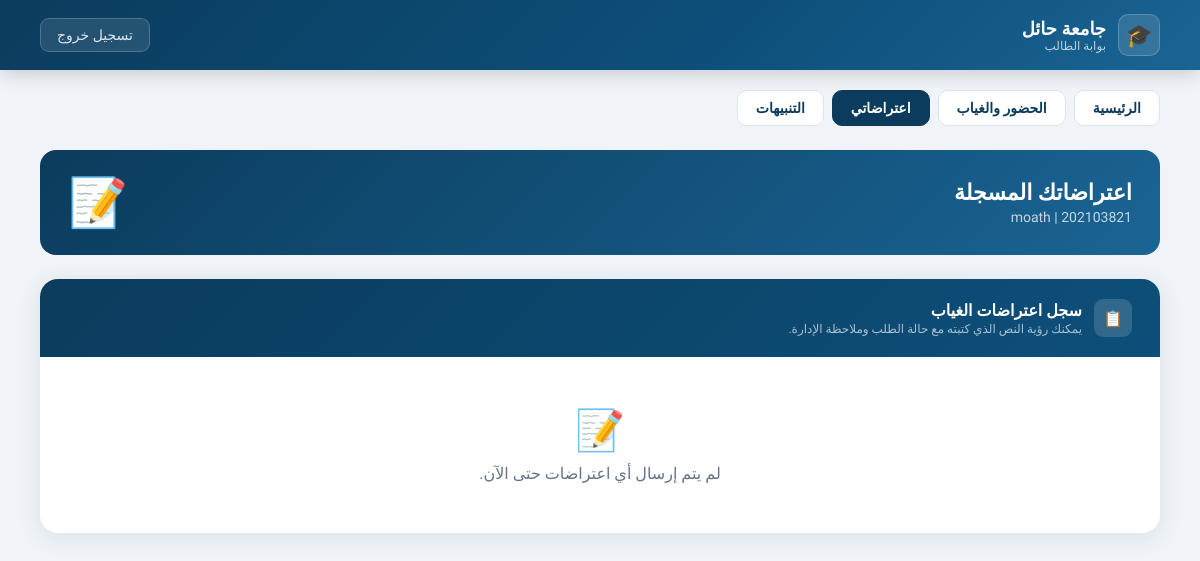
Before: /student/appeals (signed in) with the older database file.
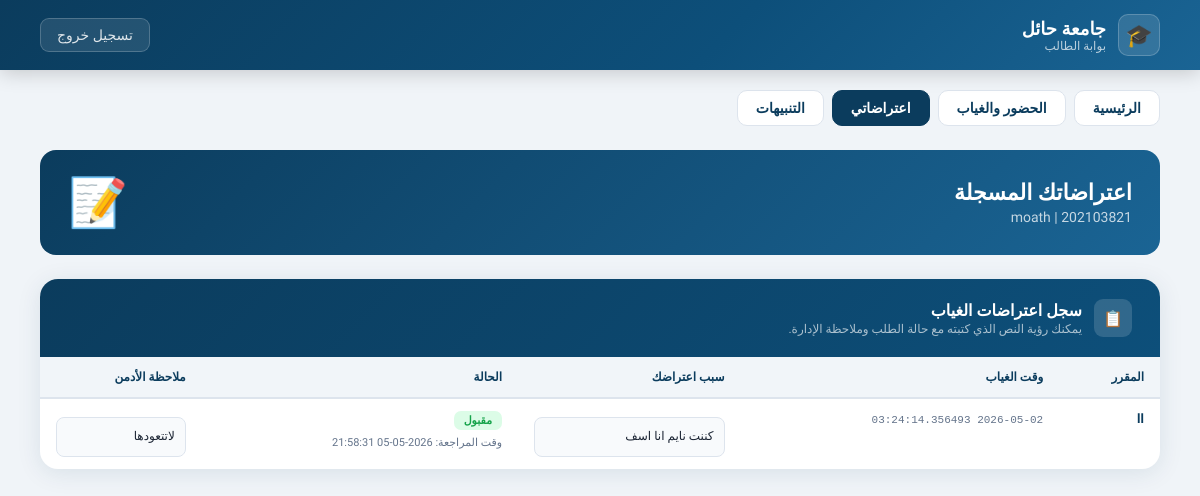
After: the same page with the newer database file.
### tables this page shows
CREATE TABLE attendance (
    id INTEGER PRIMARY KEY AUTOINCREMENT,
    session_id INTEGER NOT NULL,
    university_id TEXT NOT NULL,
    check_in TIMESTAMP,
    check_out TIMESTAMP,
    status TEXT,
    FOREIGN KEY (session_id) REFERENCES sessions(session_id)
);

### routes/student_routes.py (the view)
    @app.route("/student/appeals")
    def student_appeals_page():
        if "student_id" not in session:
            return redirect("/student/login")
        page_data = _student_collect_page_data(str(session["student_id"]), (request.args.get("msg") or "").strip(), (request.args.get("msg_type") or "info").strip(), False)
        return render_template("student/student_appeals.html", **page_data, nav_page="appeals")

### helpers.py (called while the page is built)
def get_db():
    conn = sqlite3.connect(DATABASE, timeout=10, check_same_thread=False)
    conn.row_factory = sqlite3.Row
    conn.execute("PRAGMA foreign_keys=ON;")
    conn.execute("PRAGMA journal_mode=WAL;")
    conn.execute("PRAGMA synchronous=NORMAL;")
    conn.execute("PRAGMA busy_timeout=5000;")
    return conn

### routes/student_routes.py (called while the page is built)
def _student_status_is_absent(status_value):
    raw = (status_value or "").strip().lower()
    if not raw:
        return False
    return any(token in raw for token in ["absent", "غياب", "غائب"])

### templates/student/student_appeals.html (shortened to what this page needs)
<!DOCTYPE html>
<html lang="ar" dir="rtl">
<head>
</head>
<body>
<header class="top-header">
    <div class="logo">
        <div class="logo-icon">🎓</div>
        <div>
            <div class="logo-text">جامعة حائل</div>
            <div class="logo-sub">بوابة الطالب</div>
        </div>
    </div>
    <a class="logout-btn" href="/student/logout">تسجيل خروج</a>
</header>
<nav class="student-nav">
    <a href="/student/dashboard" class="{{ 'active' if nav_page == 'dashboard' else '' }}">الرئيسية</a>
    <a href="/student/attendance" class="{{ 'active' if nav_page == 'attendance' else '' }}">الحضور والغياب</a>
    <a href="/student/appeals" class="{{ 'active' if nav_page == 'appeals' else '' }}">اعتراضاتي</a>
    <a href="/student/alerts" class="{{ 'active' if nav_page == 'alerts' else '' }}">التنبيهات</a>
</nav>
<div class="page">
    <div class="welcome-bar">
        <div>
            <h2>اعتراضاتك المسجلة</h2>
            <p>{{ student_name }} | {{ student_id }}</p>
        </div>
        <div class="welcome-icon">📝</div>
    </div>
    <div class="card">
        <div class="card-header">
            <div class="card-header-icon">📋</div>
            <div>
                <h2>سجل اعتراضات الغياب</h2>
                <p>يمكنك رؤية النص الذي كتبته مع حالة الطلب وملاحظة الإدارة.</p>
            </div>
        </div>
        <div class="table-wrap">
            {% if appeals %}
            <table>
                <thead>
                    <tr>
                        <th>المقرر</th>
                        <th>وقت الغياب</th>
                        <th>سبب اعتراضك</th>
                        <th>الحالة</th>
                        <th>ملاحظة الأدمن</th>
                    </tr>
                </thead>
                <tbody>
                {% for row in appeals %}
                <tr>
                    <td><span class="course-cell">{{ row.course_name }}</span></td>
                    <td><span class="ts">{{ row.check_in or '-' }}</span></td>
                    <td>
                        <div class="note-box">{{ row.appeal_reason or '-' }}</div>
                    </td>
                    <td>
                        <span class="badge badge-{{ 'pending' if row.appeal_status == 'pending' else 'approved' if row.appeal_status == 'approved' else 'rejected' }}">
                            {% if row.appeal_status == 'pending' %}قيد المراجعة{% elif row.appeal_status == 'approved' %}مقبول{% else %}مرفوض{% endif %}
                        </span>
                        {% if row.appeal_reviewed_at %}
                        <div class="muted" style="margin-top:6px;">وقت المراجعة: {{ row.appeal_reviewed_at }}</div>
                        {% endif %}
                    </td>
                    <td>
                        {% if row.appeal_admin_note %}
                        <div class="note-box">{{ row.appeal_admin_note }}</div>
                        {% else %}
                        <span class="muted">لا توجد ملاحظة من الإدارة حتى الآن.</span>
                        {% endif %}
                    </td>
                </tr>
                {% endfor %}
                </tbody>
            </table>
            {% else %}
            <div class="empty">
                <div class="empty-icon">📝</div>
                <p>لم يتم إرسال أي اعتراضات حتى الآن.</p>
            </div>
            {% endif %}
        </div>
    </div>
</div>
</body>
</html>

Changed rows visible on the page:
now on this page (row edited): attendance: course_name "ll", check_in "2026-05-02 03:24:14.356493", appeal_reason "كننت نايم انا اسف", appeal_reviewed_at "2026-05-05 21:58:31", appeal_admin_note "لاتتعودها"
Other visible differences:
text no longer shown: "📝 لم يتم إرسال أي اعتراضات حتى الآن."
text now shown: "المقرر وقت الغياب سبب اعتراضك الحالة ملاحظة الأدمن"
